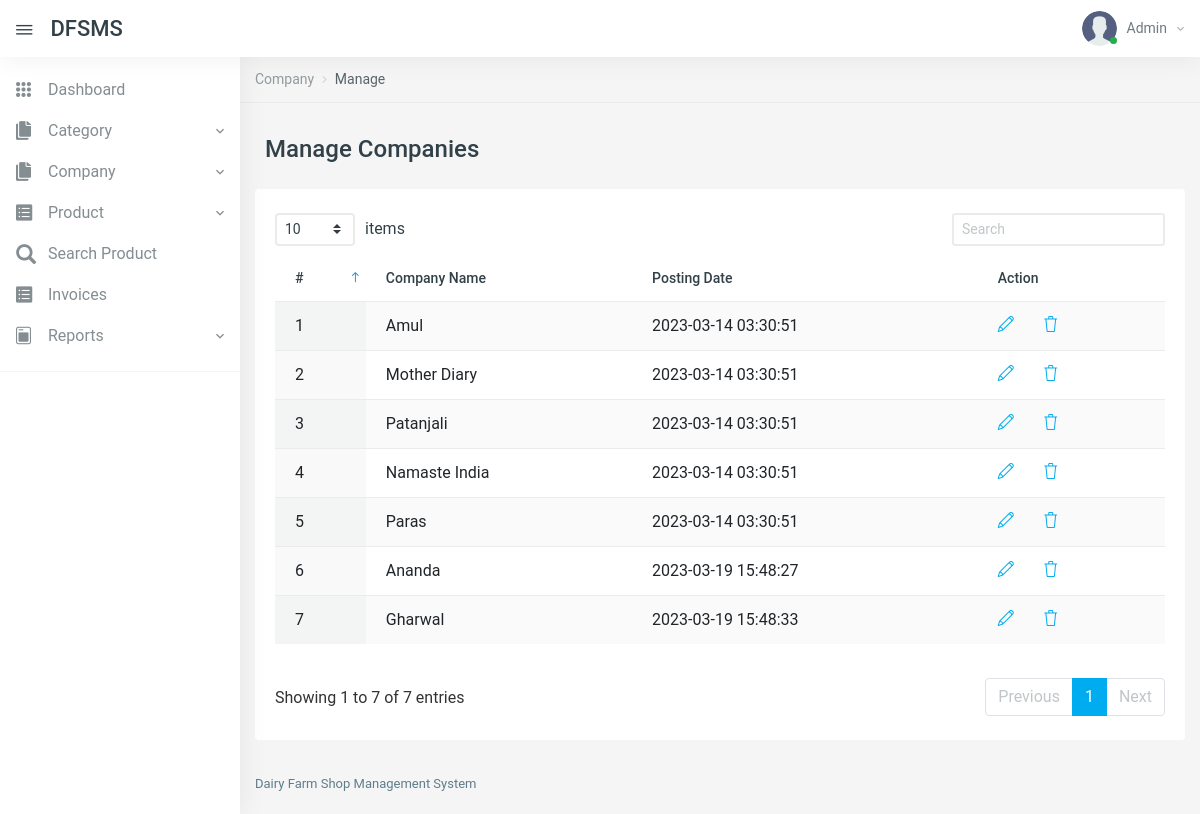
The app's page /manage-companies.php (signed in) with its own data.
### tables this page shows
CREATE TABLE `tblcompany` (
  `id` int(11) NOT NULL,
  `CompanyName` varchar(150) DEFAULT NULL,
  `PostingDate` timestamp NULL DEFAULT current_timestamp()
);

### manage-companies.php (the view, shortened to what this page needs)
<?php
include('includes/config.php');
if (strlen($_SESSION['aid']==0)) {
  header('location:logout.php');
  } else{
?>
<!DOCTYPE html>
<html lang="en">
<head>
    <link href="vendors/datatables.net-dt/css/jquery.dataTables.min.css" rel="stylesheet" type="text/css" />
    <link href="vendors/datatables.net-responsive-dt/css/responsive.dataTables.min.css" rel="stylesheet" type="text/css" />
    <link href="vendors/jquery-toggles/css/toggles.css" rel="stylesheet" type="text/css">
    <link href="vendors/jquery-toggles/css/themes/toggles-light.css" rel="stylesheet" type="text/css">
    <link href="dist/css/style.css" rel="stylesheet" type="text/css">
</head>
<body>
	<div class="hk-wrapper hk-vertical-nav">
<?php include_once('includes/navbar.php');
include_once('includes/sidebar.php');
?>
        <div class="hk-pg-wrapper">
            <nav class="hk-breadcrumb" aria-label="breadcrumb">
                <ol class="breadcrumb breadcrumb-light bg-transparent">
<li class="breadcrumb-item"><a href="#">Company</a></li>
<li class="breadcrumb-item active" aria-current="page">Manage</li>
                </ol>
            </nav>
            <div class="container">
<div class="hk-pg-header">
 <h4 class="hk-pg-title"><span class="pg-title-icon"><span class="feather-icon"><i data-feather="database"></i></span></span>Manage Companies</h4>
                </div>
                <div class="row">
                    <div class="col-xl-12">
                        <section class="hk-sec-wrapper">
                            <div class="row">
                                <div class="col-sm">
                                    <div class="table-wrap">
                                        <table id="datable_1" class="table table-hover w-100 display pb-30">
                                            <thead>
                                                <tr>
                                                    <th>#</th>
                                                    <th>Company Name</th>
                                                    <th>Posting Date</th>
                                                    <th>Action</th>
                                                </tr>
                                            </thead>
                                            <tbody>
<?php
$rno=mt_rand(10000,99999);
$query=mysqli_query($con,"select * from tblcompany");
$cnt=1;
while($row=mysqli_fetch_array($query))
{
?>
<tr>
<td><?php echo $cnt;?></td>
<td><?php echo $row['CompanyName'];?></td>
<td><?php echo $row['PostingDate'];?></td>
<td>
<a href="edit-company.php?compid=<?php echo base64_encode($row['id'].$rno);?>" class="mr-25" data-toggle="tooltip" data-original-title="Edit"> <i class="icon-pencil"></i></a>
<a href="manage-companies.php?del=<?php echo base64_encode($row['id'].$rno);?>" data-toggle="tooltip" data-original-title="Delete" onclick="return confirm('Do you really want to delete?');"> <i class="icon-trash txt-danger"></i> </a>
</td>
</tr>
<?php
$cnt++;
} ?>
                                            </tbody>
                                        </table>
                                    </div>
                                </div>
                            </div>
                        </section>
                    </div>
                </div>
            </div>
<?php include_once('includes/footer.php');?>
        </div>
    </div>
</body>
</html>
<?php } ?>

### includes/navbar.php (shortened to what this page needs)
     <nav class="navbar navbar-expand-xl navbar-light fixed-top hk-navbar">
            <a id="navbar_toggle_btn" class="navbar-toggle-btn nav-link-hover" href="javascript:void(0);"><i class="ion ion-ios-menu"></i></a>
            <a class="navbar-brand" href="dashboard.php">DFSMS
            </a>
            <ul class="navbar-nav hk-navbar-content">
                <li class="nav-item dropdown dropdown-authentication">
                    <a class="nav-link dropdown-toggle no-caret" href="#" role="button" data-toggle="dropdown" aria-haspopup="true" aria-expanded="false">
                        <div class="media">
                            <div class="media-img-wrap">
                                <div class="avatar">
                                    <img src="dist/img/user.png" alt="user" class="avatar-img rounded-circle">
                                </div>
                                <span class="badge badge-success badge-indicator"></span>
                            </div>
<?php
$adminid=$_SESSION['aid'];
$query=mysqli_query($con,"select AdminName from tbladmin where id='$adminid'");
$row=mysqli_fetch_array($query);
?>
                            <div class="media-body">
                                <span><?php echo $row['AdminName'];?><i class="zmdi zmdi-chevron-down"></i></span>
                            </div>
                        </div>
                    </a>
                </li>
            </ul>
        </nav>

### records on screen
tblcompany: CompanyName "Amul", PostingDate "2023-03-14 03:30:51"
tblcompany: CompanyName "Mother Diary", PostingDate "2023-03-14 03:30:51"
tblcompany: CompanyName "Patanjali", PostingDate "2023-03-14 03:30:51"
tblcompany: CompanyName "Namaste India", PostingDate "2023-03-14 03:30:51"
tblcompany: CompanyName "Paras", PostingDate "2023-03-14 03:30:51"
tblcompany: CompanyName "Ananda", PostingDate "2023-03-19 15:48:27"
tblcompany: CompanyName "Gharwal", PostingDate "2023-03-19 15:48:33"

### other values on screen
$row['AdminName'] "Admin"
